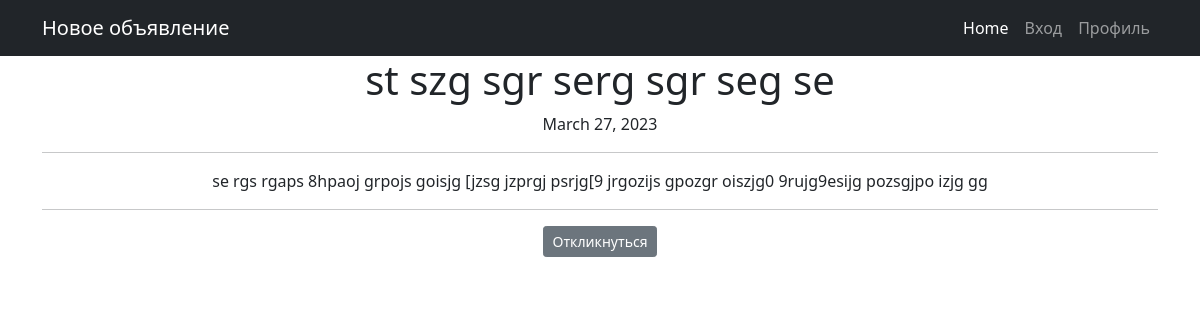
/ads/17, run on the app's committed database.
### ads/models.py (models this page shows, shortened)
class Post(models.Model):
    author = models.ForeignKey(Author, on_delete=models.CASCADE)
    time_in = models.DateField(auto_now_add=True)
    category = models.ManyToManyField(Category, through = 'PostCategory')
    title = models.CharField(max_length=100)
    text = models.TextField()

### ads/views.py (the view)
# urls.py: path('<int:pk>', AdsDetail.as_view(), name='ads_detail'),
class AdsDetail(DetailView):
    model = Post
    template_name = 'flatpages/ad.html'
    context_object_name = 'ad'

### templates/flatpages/ad.html (shortened to what this page needs)
{% extends 'flatpages/default.html' %}
{% block content %}
<h1>{{ ad.title }}</h1>
{{ ad.time_in }}
<hr>
{{ ad.text }}
<hr>
<p class="text-center"><a href="{{ ad.pk }}/reply" class="btn btn-secondary btn-sm">Откликнуться</a></p>
{% endblock content %}

### data on the page
Post: title "st szg sgr serg sgr seg se", time_in "March 27, 2023", text "se rgs rgaps 8hpaoj grpojs goisjg [jzsg jzprgj psrjg[9 jrgozijs gpozgr oiszjg0 9rujg9esijg pozsgjpo izjg gg"
